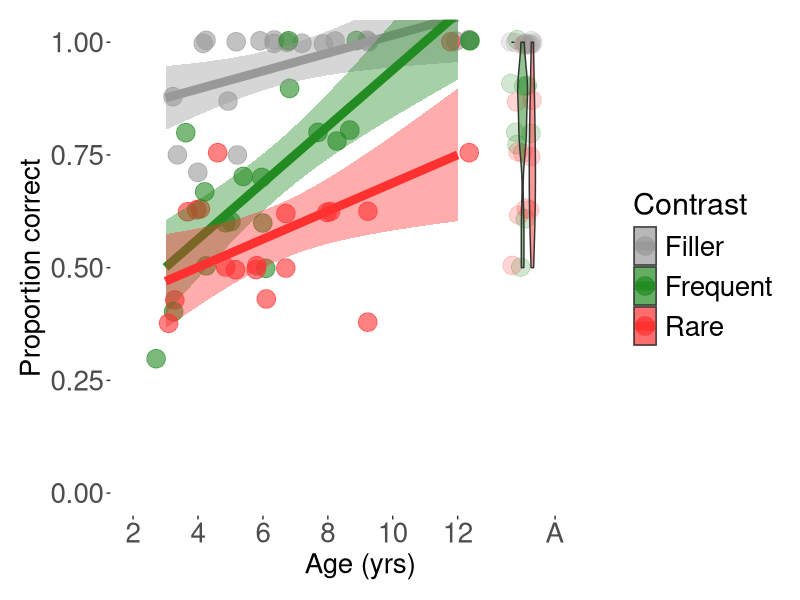

This chart was generated by the following R code:
library(tidyverse)
library(stringr)

results.plot.path <-  "plots/"

# Basic plotting theme settings
basic.theme <- theme(
	panel.background = element_rect(
		fill = "transparent",colour = NA),
	panel.grid.major = element_blank(),
	panel.grid.minor = element_blank(),
	plot.background = element_rect(
		fill = "transparent",colour = NA),
	legend.background = element_rect(
		fill="transparent"),
	legend.text = element_text(size=30),
	legend.title = element_text(size=30),
	legend.key = element_rect(colour = NA, fill = NA),
	legend.key.height = unit(2, "lines"),
	axis.text.x = element_text(size=30),
	axis.title.x = element_text(size=30),
	axis.text.y = element_text(size=30),
	axis.title.y = element_text(size=30),
	strip.text = element_text(size=30),
	panel.spacing = unit(2, "lines"),
	plot.margin = unit(c(0.5, 0.5, 0.5, 0.5), "cm"))

rare.palate <- c("gray60", "forestgreen", "firebrick1")

# Read in and set up data ######################################################
################################################################################

poa.tblt <- read_csv("POA-compiled.csv",
                     col_types = cols(PID = col_character()))
poa.stim <- read_csv("POA-stimuli.csv")
poa.ptcp <- read_csv("../Tablet-Master-20171110.csv") %>%
  mutate(PID = str_extract(PID, "[0-9]+"))

poa.all <-  poa.tblt %>%
  # add in stimulus info
  left_join(poa.stim) %>%
  # add in participant info
  left_join(poa.ptcp) %>%
  mutate(PID = factor(PID),
         AgeNum = recode(Age,
                         "3" = 3, "4" = 4, "5" = 5, "6" = 6, "7" = 7,
                         "8" = 8, "9" = 9, "10" = 10, "11" = 11, "12" = 12,
                         "15" = 14, "21" = 14, "23" = 14, "28" = 14,
                         "37" = 14, "42" = 14, "44" = 14, "46" = 14, "A" = 14),
         AgeGrp = recode(Age,
                         "3" = 1, "4" = 1, 
                         "5" = 2, "6" = 2,
                         "7" = 3, "8" = 3,
                         "9" = 4, "10" = 4, "11" = 4, "12" = 4,
                         "15" = 5, "21" = 5, "23" = 5, "28" = 5,
                         "37" = 5, "42" = 5, "44" = 5, "46" = 5,
                         "A" = 5),
         Correct = ifelse(Tag == "'correct image clicked'", 1,
                          ifelse(Tag == "'incorrect image clicked'", 0,
                                 ifelse(Tag == "'task 2 skipped'",
                                        -2, 999)))) %>%
  # remove the "trial info" for the reward screens
  # and the skipped trials (9/754 = 1.19% of trials)
  filter(Correct != 999 & Correct != -2) %>%
  mutate_if(is.character,funs(factor(.))) %>%
  select(-Tier, -StimulusCode, -BeginTime, -EndTime,
         -Tag, -Comments, -Task2) %>%
  rename(TrialStart = BeginTime2, TrialEnd = EndTime2)

# Add col for each participant with their average filler correctness
flr.perf <- poa.all %>%
  filter(StimType == "filler") %>%
  group_by(PID) %>%
  summarise(filler.m = mean(Correct)) %>%
  arrange(filler.m)

poa.all <-  poa.all %>% left_join(flr.perf)

# Analyze data #################################################################
################################################################################

# Make plots ###################################################################
################################################################################
pid.avg <- poa.all %>%
  group_by(PID, AgeNum, StimType, Rare) %>%
  summarise(m.corr = mean(Correct)) %>%
  group_by(PID) %>%
  mutate(fitline = ifelse(AgeNum < 14, "C", "A"))
pid.avg$Contrast <- factor(pid.avg$Rare, labels=c("Frequent", "Rare", "Filler"))
pid.avg$Contrast <- factor(pid.avg$Contrast, levels=c("Filler", "Frequent", "Rare"))

pid.avg.c <- pid.avg %>% filter(fitline == "C")
pid.avg.a <- pid.avg %>% filter(fitline == "A")

corr.age <- ggplot() +
  geom_jitter(data = pid.avg.c,
              aes(x = AgeNum, y = m.corr, color=Contrast, fill=Contrast),
              size=6, alpha=0.6) +
  geom_jitter(data = pid.avg.a,
              aes(x = AgeNum, y = m.corr, color=Contrast, fill=Contrast),
              size=6, alpha=0.2) +
  geom_smooth(data = pid.avg.c,
              aes(x = AgeNum, y = m.corr, color=Contrast, fill=Contrast),
              method = "lm", size=3) +
  geom_violin(data = pid.avg.a,
              aes(x = AgeNum, y = m.corr, fill=Contrast),
              alpha = 0.5) +
  scale_x_continuous(breaks=c(2,4,6,8,10,12,15),
                     labels = c("2","4","6","8","10","12", "A")) +
  scale_colour_manual(values = rare.palate) +
  scale_fill_manual(values = rare.palate) +
  coord_cartesian(ylim=c(0,1), xlim=c(2,16)) +
      ylab("Proportion correct") + xlab("Age (yrs)")	+
	basic.theme +
	theme(axis.text.x =
			element_text(size=20, angle=0, hjust=0.5),
			axis.text.y =
			element_text(size=20),
			axis.title.x =
			element_text(size=20),
			axis.title.y =
			element_text(size=20),
		legend.title =
			element_text(size=22),
		legend.text =
		  element_text(size=20))

ggsave(plot = corr.age,
       filename = "FIN-correct_by_age.png",
       path = results.plot.path,
       width = 30,
       height = 15,
       units = "cm",dpi = 72,
       bg = "transparent"
)

